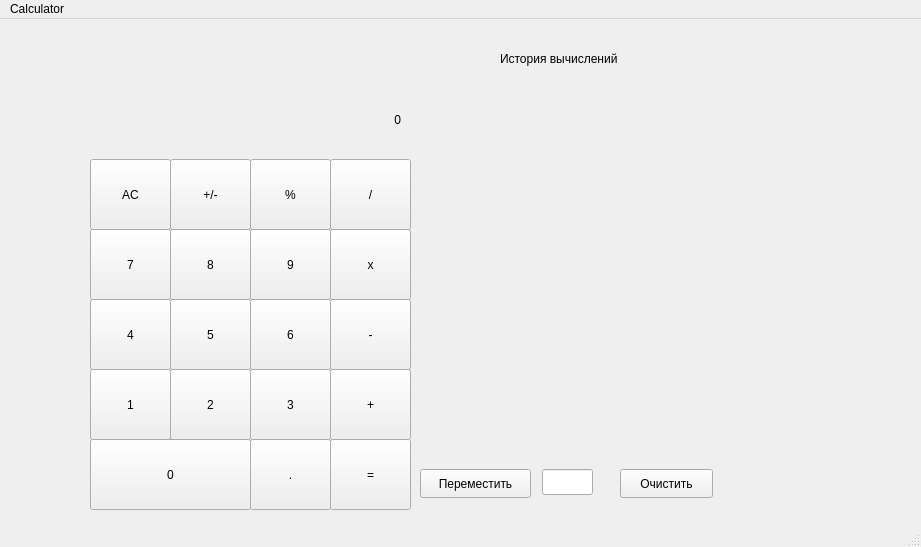
<?xml version="1.0" encoding="UTF-8"?>
<ui version="4.0">
 <class>calculator</class>
 <widget class="QMainWindow" name="calculator">
  <property name="geometry">
   <rect>
    <x>0</x>
    <y>0</y>
    <width>921</width>
    <height>547</height>
   </rect>
  </property>
  <property name="windowTitle">
   <string>MainWindow</string>
  </property>
  <widget class="QWidget" name="centralwidget">
   <widget class="QLabel" name="label">
    <property name="geometry">
     <rect>
      <x>80</x>
      <y>70</y>
      <width>321</width>
      <height>61</height>
     </rect>
    </property>
    <property name="text">
     <string>0</string>
    </property>
    <property name="alignment">
     <set>Qt::AlignmentFlag::AlignRight|Qt::AlignmentFlag::AlignTrailing|Qt::AlignmentFlag::AlignVCenter</set>
    </property>
   </widget>
   <widget class="QPushButton" name="pushButton_clear">
    <property name="geometry">
     <rect>
      <x>90</x>
      <y>140</y>
      <width>81</width>
      <height>71</height>
     </rect>
    </property>
    <property name="text">
     <string>AC</string>
    </property>
   </widget>
   <widget class="QPushButton" name="pushButton_plusminus">
    <property name="geometry">
     <rect>
      <x>170</x>
      <y>140</y>
      <width>81</width>
      <height>71</height>
     </rect>
    </property>
    <property name="text">
     <string>+/-</string>
    </property>
   </widget>
   <widget class="QPushButton" name="pushButton_percent">
    <property name="geometry">
     <rect>
      <x>250</x>
      <y>140</y>
      <width>81</width>
      <height>71</height>
     </rect>
    </property>
    <property name="text">
     <string>%</string>
    </property>
   </widget>
   <widget class="QPushButton" name="pushButton_div">
    <property name="geometry">
     <rect>
      <x>330</x>
      <y>140</y>
      <width>81</width>
      <height>71</height>
     </rect>
    </property>
    <property name="text">
     <string>/</string>
    </property>
   </widget>
   <widget class="QPushButton" name="pushButton_7">
    <property name="geometry">
     <rect>
      <x>90</x>
      <y>210</y>
      <width>81</width>
      <height>71</height>
     </rect>
    </property>
    <property name="text">
     <string>7</string>
    </property>
   </widget>
   <widget class="QPushButton" name="pushButton_8">
    <property name="geometry">
     <rect>
      <x>170</x>
      <y>210</y>
      <width>81</width>
      <height>71</height>
     </rect>
    </property>
    <property name="text">
     <string>8</string>
    </property>
   </widget>
   <widget class="QPushButton" name="pushButton_9">
    <property name="geometry">
     <rect>
      <x>250</x>
      <y>210</y>
      <width>81</width>
      <height>71</height>
     </rect>
    </property>
    <property name="text">
     <string>9</string>
    </property>
   </widget>
   <widget class="QPushButton" name="pushButton_multi">
    <property name="geometry">
     <rect>
      <x>330</x>
      <y>210</y>
      <width>81</width>
      <height>71</height>
     </rect>
    </property>
    <property name="text">
     <string>x</string>
    </property>
   </widget>
   <widget class="QPushButton" name="pushButton_4">
    <property name="geometry">
     <rect>
      <x>90</x>
      <y>280</y>
      <width>81</width>
      <height>71</height>
     </rect>
    </property>
    <property name="text">
     <string>4</string>
    </property>
   </widget>
   <widget class="QPushButton" name="pushButton_5">
    <property name="geometry">
     <rect>
      <x>170</x>
      <y>280</y>
      <width>81</width>
      <height>71</height>
     </rect>
    </property>
    <property name="text">
     <string>5</string>
    </property>
   </widget>
   <widget class="QPushButton" name="pushButton_6">
    <property name="geometry">
     <rect>
      <x>250</x>
      <y>280</y>
      <width>81</width>
      <height>71</height>
     </rect>
    </property>
    <property name="text">
     <string>6</string>
    </property>
   </widget>
   <widget class="QPushButton" name="pushButton_minus">
    <property name="geometry">
     <rect>
      <x>330</x>
      <y>280</y>
      <width>81</width>
      <height>71</height>
     </rect>
    </property>
    <property name="text">
     <string>-</string>
    </property>
   </widget>
   <widget class="QPushButton" name="pushButton_1">
    <property name="geometry">
     <rect>
      <x>90</x>
      <y>350</y>
      <width>81</width>
      <height>71</height>
     </rect>
    </property>
    <property name="text">
     <string>1</string>
    </property>
   </widget>
   <widget class="QPushButton" name="pushButton_2">
    <property name="geometry">
     <rect>
      <x>170</x>
      <y>350</y>
      <width>81</width>
      <height>71</height>
     </rect>
    </property>
    <property name="text">
     <string>2</string>
    </property>
   </widget>
   <widget class="QPushButton" name="pushButton_3">
    <property name="geometry">
     <rect>
      <x>250</x>
      <y>350</y>
      <width>81</width>
      <height>71</height>
     </rect>
    </property>
    <property name="text">
     <string>3</string>
    </property>
   </widget>
   <widget class="QPushButton" name="pushButton_plus">
    <property name="geometry">
     <rect>
      <x>330</x>
      <y>350</y>
      <width>81</width>
      <height>71</height>
     </rect>
    </property>
    <property name="text">
     <string>+</string>
    </property>
   </widget>
   <widget class="QPushButton" name="pushButton_0">
    <property name="geometry">
     <rect>
      <x>90</x>
      <y>420</y>
      <width>161</width>
      <height>71</height>
     </rect>
    </property>
    <property name="text">
     <string>0</string>
    </property>
   </widget>
   <widget class="QPushButton" name="pushButton_dot">
    <property name="geometry">
     <rect>
      <x>250</x>
      <y>420</y>
      <width>81</width>
      <height>71</height>
     </rect>
    </property>
    <property name="text">
     <string>.</string>
    </property>
   </widget>
   <widget class="QPushButton" name="pushButton_equal">
    <property name="geometry">
     <rect>
      <x>330</x>
      <y>420</y>
      <width>81</width>
      <height>71</height>
     </rect>
    </property>
    <property name="text">
     <string>=</string>
    </property>
   </widget>
   <widget class="QLabel" name="label_2">
    <property name="geometry">
     <rect>
      <x>500</x>
      <y>30</y>
      <width>191</width>
      <height>20</height>
     </rect>
    </property>
    <property name="text">
     <string>История вычислений</string>
    </property>
   </widget>
   <widget class="QWidget" name="verticalLayoutWidget">
    <property name="geometry">
     <rect>
      <x>500</x>
      <y>59</y>
      <width>211</width>
      <height>381</height>
     </rect>
    </property>
    <layout class="QVBoxLayout" name="layout">
     <property name="sizeConstraint">
      <enum>QLayout::SizeConstraint::SetNoConstraint</enum>
     </property>
    </layout>
   </widget>
   <widget class="QPushButton" name="btn_hisClear">
    <property name="geometry">
     <rect>
      <x>620</x>
      <y>450</y>
      <width>93</width>
      <height>29</height>
     </rect>
    </property>
    <property name="text">
     <string>Очистить</string>
    </property>
   </widget>
   <widget class="QPushButton" name="btnMove">
    <property name="geometry">
     <rect>
      <x>420</x>
      <y>450</y>
      <width>111</width>
      <height>29</height>
     </rect>
    </property>
    <property name="text">
     <string>Переместить</string>
    </property>
   </widget>
   <widget class="QLineEdit" name="lineCount">
    <property name="geometry">
     <rect>
      <x>542</x>
      <y>450</y>
      <width>51</width>
      <height>26</height>
     </rect>
    </property>
   </widget>
  </widget>
  <widget class="QMenuBar" name="menubar">
   <property name="geometry">
    <rect>
     <x>0</x>
     <y>0</y>
     <width>921</width>
     <height>26</height>
    </rect>
   </property>
   <widget class="QMenu" name="menuCalculator">
    <property name="title">
     <string>Calculator</string>
    </property>
   </widget>
   <addaction name="menuCalculator"/>
  </widget>
  <widget class="QStatusBar" name="statusbar"/>
 </widget>
 <resources/>
 <connections/>
</ui>
